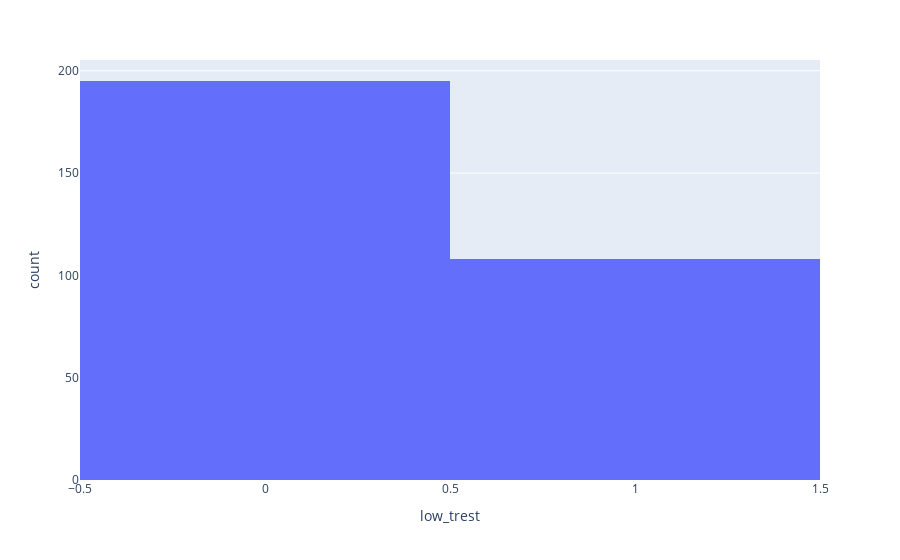

The code cell stored with this chart in its notebook:
### Code cell
px.histogram(df, "low_trest")

### Figure 1 — Plotly figure (JSON) as saved in the notebook; plotly's stock layout.template omitted (floating-point values rounded to 4 significant figures; data arrays with more than 128 entries replaced by an {"elided": "..."} marker saying what was removed)
{"data": [{"alignmentgroup": "True", "bingroup": "x", "hovertemplate": "low_trest=%{x}<br>count=%{y}<extra></extra>", "legendgroup": "", "marker": {"color": "#636efa"}, "name": "", "offsetgroup": "", "orientation": "v", "showlegend": false, "type": "histogram", "x": {"elided": "303 int values"}, "xaxis": "x", "yaxis": "y"}], "layout": {"barmode": "relative", "legend": {"tracegroupgap": 0}, "margin": {"t": 60}, "xaxis": {"anchor": "y", "domain": [0, 1], "title": {"text": "low_trest"}}, "yaxis": {"anchor": "x", "domain": [0, 1], "title": {"text": "count"}}}}
